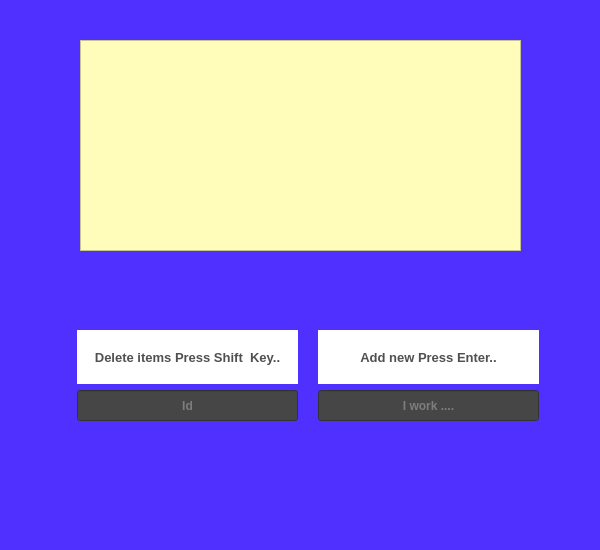
<?xml version="1.0" encoding="UTF-8"?>
<ui version="4.0">
 <class>MainWindow</class>
 <widget class="QMainWindow" name="MainWindow">
  <property name="geometry">
   <rect>
    <x>0</x>
    <y>0</y>
    <width>600</width>
    <height>550</height>
   </rect>
  </property>
  <property name="maximumSize">
   <size>
    <width>600</width>
    <height>550</height>
   </size>
  </property>
  <property name="windowTitle">
   <string>MainWindow</string>
  </property>
  <property name="styleSheet">
   <string notr="true">background-color: rgb(79, 48, 255);</string>
  </property>
  <widget class="QWidget" name="centralwidget">
   <widget class="QWidget" name="horizontalLayoutWidget">
    <property name="geometry">
     <rect>
      <x>0</x>
      <y>330</y>
      <width>601</width>
      <height>91</height>
     </rect>
    </property>
    <layout class="QHBoxLayout" name="horizontalLayout">
     <item>
      <spacer name="horizontalSpacer_2">
       <property name="orientation">
        <enum>Qt::Horizontal</enum>
       </property>
       <property name="sizeHint" stdset="0">
        <size>
         <width>40</width>
         <height>20</height>
        </size>
       </property>
      </spacer>
     </item>
     <item>
      <layout class="QVBoxLayout" name="verticalLayout_3" stretch="0,0">
       <property name="leftMargin">
        <number>7</number>
       </property>
       <property name="rightMargin">
        <number>7</number>
       </property>
       <item>
        <widget class="QLabel" name="label_2">
         <property name="font">
          <font>
           <pointsize>10</pointsize>
           <weight>75</weight>
           <bold>true</bold>
          </font>
         </property>
         <property name="styleSheet">
          <string notr="true">background-color: rgb(255, 255, 255);
color: rgb(80, 80, 80);
border-color: rgb(126, 63, 94);</string>
         </property>
         <property name="text">
          <string>Delete items Press Shift  Key..</string>
         </property>
         <property name="alignment">
          <set>Qt::AlignCenter</set>
         </property>
        </widget>
       </item>
       <item>
        <widget class="QLineEdit" name="lineEdit_2">
         <property name="minimumSize">
          <size>
           <width>221</width>
           <height>31</height>
          </size>
         </property>
         <property name="maximumSize">
          <size>
           <width>16777215</width>
           <height>16777215</height>
          </size>
         </property>
         <property name="font">
          <font>
           <pointsize>9</pointsize>
           <weight>75</weight>
           <bold>true</bold>
          </font>
         </property>
         <property name="styleSheet">
          <string notr="true">border-color: qlineargradient(spread:pad, x1:0.134, y1:0.807, x2:1, y2:0, stop:0.365169 rgba(170, 25, 135, 255), stop:1 rgba(255, 255, 255, 255));
color: rgb(180, 180, 180);
background-color: rgb(70, 70, 70);</string>
         </property>
         <property name="alignment">
          <set>Qt::AlignCenter</set>
         </property>
         <property name="placeholderText">
          <string>Id</string>
         </property>
        </widget>
       </item>
      </layout>
     </item>
     <item>
      <layout class="QVBoxLayout" name="verticalLayout_2" stretch="0,0">
       <property name="leftMargin">
        <number>7</number>
       </property>
       <property name="rightMargin">
        <number>7</number>
       </property>
       <item>
        <widget class="QLabel" name="label">
         <property name="font">
          <font>
           <pointsize>10</pointsize>
           <weight>75</weight>
           <bold>true</bold>
          </font>
         </property>
         <property name="styleSheet">
          <string notr="true">background-color: rgb(255, 255, 255);
color: rgb(80, 80, 80);
border-color: rgb(126, 63, 94);</string>
         </property>
         <property name="text">
          <string>Add new Press Enter..</string>
         </property>
         <property name="alignment">
          <set>Qt::AlignCenter</set>
         </property>
        </widget>
       </item>
       <item>
        <widget class="QLineEdit" name="lineEdit">
         <property name="minimumSize">
          <size>
           <width>221</width>
           <height>31</height>
          </size>
         </property>
         <property name="maximumSize">
          <size>
           <width>16777215</width>
           <height>16777215</height>
          </size>
         </property>
         <property name="font">
          <font>
           <pointsize>9</pointsize>
           <weight>75</weight>
           <bold>true</bold>
          </font>
         </property>
         <property name="styleSheet">
          <string notr="true">border-color: qlineargradient(spread:pad, x1:0.134, y1:0.807, x2:1, y2:0, stop:0.365169 rgba(170, 25, 135, 255), stop:1 rgba(255, 255, 255, 255));
color: rgb(180, 180, 180);
background-color: rgb(70, 70, 70);</string>
         </property>
         <property name="alignment">
          <set>Qt::AlignCenter</set>
         </property>
         <property name="placeholderText">
          <string>I work ....</string>
         </property>
        </widget>
       </item>
      </layout>
     </item>
     <item>
      <spacer name="horizontalSpacer">
       <property name="orientation">
        <enum>Qt::Horizontal</enum>
       </property>
       <property name="sizeType">
        <enum>QSizePolicy::Preferred</enum>
       </property>
       <property name="sizeHint" stdset="0">
        <size>
         <width>55</width>
         <height>20</height>
        </size>
       </property>
      </spacer>
     </item>
    </layout>
   </widget>
   <widget class="QTableWidget" name="tablelists">
    <property name="geometry">
     <rect>
      <x>80</x>
      <y>40</y>
      <width>441</width>
      <height>211</height>
     </rect>
    </property>
    <property name="styleSheet">
     <string notr="true">background-color: rgb(255, 253, 185);</string>
    </property>
   </widget>
  </widget>
  <widget class="QMenuBar" name="menubar">
   <property name="geometry">
    <rect>
     <x>0</x>
     <y>0</y>
     <width>600</width>
     <height>20</height>
    </rect>
   </property>
  </widget>
  <widget class="QStatusBar" name="statusbar"/>
 </widget>
 <resources/>
 <connections/>
</ui>
